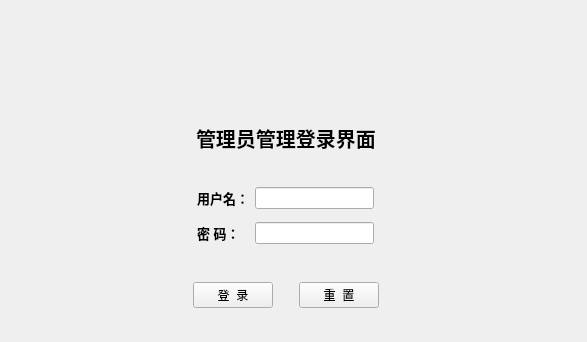
<?xml version="1.0" encoding="UTF-8"?>
<ui version="4.0">
 <class>SystemLogin</class>
 <widget class="QWidget" name="SystemLogin">
  <property name="geometry">
   <rect>
    <x>0</x>
    <y>0</y>
    <width>587</width>
    <height>342</height>
   </rect>
  </property>
  <property name="windowTitle">
   <string>Form</string>
  </property>
  <widget class="QWidget" name="layoutWidget">
   <property name="geometry">
    <rect>
     <x>20</x>
     <y>120</y>
     <width>531</width>
     <height>36</height>
    </rect>
   </property>
   <layout class="QHBoxLayout" name="horizontalLayout_2">
    <item>
     <spacer name="horizontalSpacer_3">
      <property name="orientation">
       <enum>Qt::Horizontal</enum>
      </property>
      <property name="sizeHint" stdset="0">
       <size>
        <width>40</width>
        <height>20</height>
       </size>
      </property>
     </spacer>
    </item>
    <item>
     <widget class="QLabel" name="lb_login">
      <property name="font">
       <font>
        <family>Cambria</family>
        <pointsize>15</pointsize>
       </font>
      </property>
      <property name="text">
       <string>&lt;html&gt;&lt;head/&gt;&lt;body&gt;&lt;p&gt;&lt;span style=&quot; font-weight:600;&quot;&gt;管理员管理登录界面&lt;/span&gt;&lt;/p&gt;&lt;/body&gt;&lt;/html&gt;</string>
      </property>
     </widget>
    </item>
    <item>
     <spacer name="horizontalSpacer_4">
      <property name="orientation">
       <enum>Qt::Horizontal</enum>
      </property>
      <property name="sizeHint" stdset="0">
       <size>
        <width>40</width>
        <height>20</height>
       </size>
      </property>
     </spacer>
    </item>
   </layout>
  </widget>
  <widget class="QWidget" name="widget" native="true">
   <property name="geometry">
    <rect>
     <x>20</x>
     <y>20</y>
     <width>531</width>
     <height>101</height>
    </rect>
   </property>
   <widget class="QWidget" name="layoutWidget_2">
    <property name="geometry">
     <rect>
      <x>5</x>
      <y>0</y>
      <width>531</width>
      <height>102</height>
     </rect>
    </property>
    <layout class="QHBoxLayout" name="horizontalLayout">
     <item>
      <spacer name="horizontalSpacer">
       <property name="orientation">
        <enum>Qt::Horizontal</enum>
       </property>
       <property name="sizeHint" stdset="0">
        <size>
         <width>40</width>
         <height>20</height>
        </size>
       </property>
      </spacer>
     </item>
     <item>
      <widget class="QLabel" name="label">
       <property name="maximumSize">
        <size>
         <width>400</width>
         <height>100</height>
        </size>
       </property>
       <property name="text">
        <string/>
       </property>
       <property name="pixmap">
        <pixmap>Images/log.png</pixmap>
       </property>
       <property name="scaledContents">
        <bool>true</bool>
       </property>
      </widget>
     </item>
     <item>
      <spacer name="horizontalSpacer_2">
       <property name="orientation">
        <enum>Qt::Horizontal</enum>
       </property>
       <property name="sizeHint" stdset="0">
        <size>
         <width>40</width>
         <height>20</height>
        </size>
       </property>
      </spacer>
     </item>
    </layout>
   </widget>
  </widget>
  <widget class="QWidget" name="layoutWidget_3">
   <property name="geometry">
    <rect>
     <x>20</x>
     <y>280</y>
     <width>531</width>
     <height>30</height>
    </rect>
   </property>
   <layout class="QHBoxLayout" name="horizontalLayout_4">
    <item>
     <spacer name="horizontalSpacer_7">
      <property name="orientation">
       <enum>Qt::Horizontal</enum>
      </property>
      <property name="sizeHint" stdset="0">
       <size>
        <width>40</width>
        <height>20</height>
       </size>
      </property>
     </spacer>
    </item>
    <item>
     <widget class="QPushButton" name="ptn_login">
      <property name="text">
       <string>登  录</string>
      </property>
     </widget>
    </item>
    <item>
     <spacer name="horizontalSpacer_9">
      <property name="orientation">
       <enum>Qt::Horizontal</enum>
      </property>
      <property name="sizeType">
       <enum>QSizePolicy::Fixed</enum>
      </property>
      <property name="sizeHint" stdset="0">
       <size>
        <width>20</width>
        <height>20</height>
       </size>
      </property>
     </spacer>
    </item>
    <item>
     <widget class="QPushButton" name="ptn_reset">
      <property name="text">
       <string>重  置</string>
      </property>
     </widget>
    </item>
    <item>
     <spacer name="horizontalSpacer_8">
      <property name="orientation">
       <enum>Qt::Horizontal</enum>
      </property>
      <property name="sizeHint" stdset="0">
       <size>
        <width>40</width>
        <height>20</height>
       </size>
      </property>
     </spacer>
    </item>
   </layout>
  </widget>
  <widget class="QWidget" name="layoutWidget_4">
   <property name="geometry">
    <rect>
     <x>20</x>
     <y>180</y>
     <width>531</width>
     <height>71</height>
    </rect>
   </property>
   <layout class="QHBoxLayout" name="horizontalLayout_3">
    <item>
     <spacer name="horizontalSpacer_5">
      <property name="orientation">
       <enum>Qt::Horizontal</enum>
      </property>
      <property name="sizeHint" stdset="0">
       <size>
        <width>40</width>
        <height>20</height>
       </size>
      </property>
     </spacer>
    </item>
    <item>
     <layout class="QGridLayout" name="gridLayout">
      <item row="0" column="0">
       <widget class="QLabel" name="lb_user">
        <property name="font">
         <font>
          <pointsize>10</pointsize>
         </font>
        </property>
        <property name="text">
         <string>&lt;html&gt;&lt;head/&gt;&lt;body&gt;&lt;p&gt;&lt;span style=&quot; font-weight:600;&quot;&gt;用户名：&lt;/span&gt;&lt;/p&gt;&lt;/body&gt;&lt;/html&gt;</string>
        </property>
       </widget>
      </item>
      <item row="0" column="1">
       <widget class="QLineEdit" name="ted_user"/>
      </item>
      <item row="1" column="0">
       <widget class="QLabel" name="lb_pwd">
        <property name="font">
         <font>
          <pointsize>10</pointsize>
         </font>
        </property>
        <property name="text">
         <string>&lt;html&gt;&lt;head/&gt;&lt;body&gt;&lt;p&gt;&lt;span style=&quot; font-weight:600;&quot;&gt;密    码：&lt;/span&gt;&lt;/p&gt;&lt;/body&gt;&lt;/html&gt;</string>
        </property>
       </widget>
      </item>
      <item row="1" column="1">
       <widget class="QLineEdit" name="ted_pwd"/>
      </item>
     </layout>
    </item>
    <item>
     <spacer name="horizontalSpacer_6">
      <property name="orientation">
       <enum>Qt::Horizontal</enum>
      </property>
      <property name="sizeHint" stdset="0">
       <size>
        <width>40</width>
        <height>20</height>
       </size>
      </property>
     </spacer>
    </item>
   </layout>
  </widget>
 </widget>
 <resources/>
 <connections/>
</ui>
